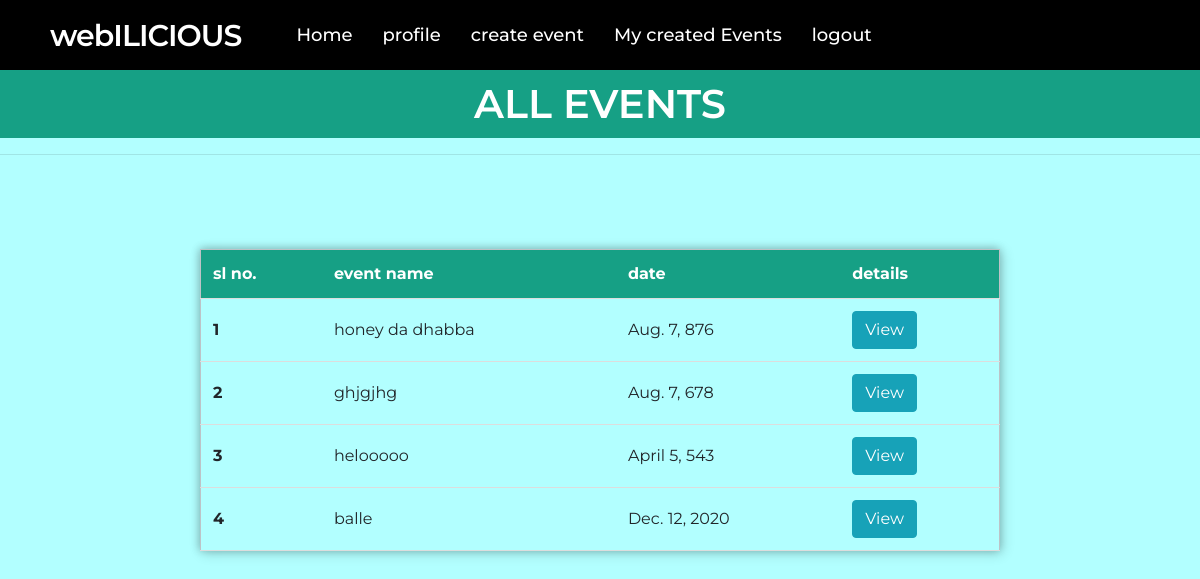
The app's page /user/myCreatedEvents (signed in) with its own data.
### user/models.py (models this page shows, shortened)
class Events(models.Model):
    hoster=models.ForeignKey(Profile,on_delete=models.CASCADE)
    name = models.CharField(max_length=100)
    description=models.CharField(max_length=100)
    fees = models.IntegerField()
    college = models.CharField(max_length=255)
    dateCreated= models.DateTimeField(auto_now_add=True)
    dateHost = models.DateField()

### user/views.py (the view)
# urls.py: path('myCreatedEvents',views.myCreatedEvents,name="myCreatedEvents"),
def myCreatedEvents(request):
    try:
        profile = Profile.objects.get(student_id=request.user.id)
        events = Events.objects.filter(hoster_id = profile.id)
        context = {'events': events,'item' : profile}
    except:
        events = []
        context = {'events': events,'item' : profile}
    return render(request,'user/ViewEvents.html',context)

### user/templates/user/ViewEvents.html (shortened to what this page needs)
{% extends 'user/base.html' %}
{% load static %}
{% block body %}
{% if item %}
<body>
    <h1>ALL EVENTS</h1>
    <hr>
    <table>
        <tr id="header">
            <th scope="col">sl no.</th>
            <th scope="col">event name</th>
            <th scope="col">date</th>
            <th scope="col">details</th>
        </tr>
        {%  for i in events %}
      <tr>
        <th scope="row">{{ forloop.counter }}</th>
        <td>{{ i.name }}</td>
        <td>{{ i.dateHost }}</td>
        <td>
        <a href="{%url 'eventDetails' i.id %}" class="btn btn-info text-white">View</a>
        </td>
      </tr>
      {% endfor %}
      {% else %}
      <h6 style="margin-top: 100px;color: #c9302c"> No events created yet </h6>
      {% endif %}
    </table>
</body>
{% endblock body %}

### static/css/base.css (style rules this page uses)
* { margin: 0; padding: 0; outline: none; box-sizing: border-box; font-family: 'Montserrat', sans-serif; }

### user/templates/user/ViewEvents.html (style rules this page uses)
body { padding: 0px; margin: 0; font-family: Verdana, Geneva, Tahoma, sans-serif; background-color : #B2FFFF; }
table { position: absolute; left: 50%; top: 50%; transform: translate(-50%, -50%); border-collapse: collapse; width: 800px; height: 200px; border: 1px solid #bdc3c7; box-shadow: 2px 2px 12px rgba(0, 0, 0, 0.2), -1px -1px 8px rgba(0, 0, 0, 0.2); }
tr { transition: all .2s ease-in; cursor: pointer; }
th, td { padding: 12px; text-align: left; border-bottom: 1px solid #ddd; }
#header { background-color: #16a085; color: #fff; }
h1 { font-weight: 600; text-align: center; background-color: #16a085; color: #fff; padding: 10px 0px; }

### records on screen
Events: name "honey da dhabba", dateHost "Aug. 7, 876"
Events: name "ghjgjhg", dateHost "Aug. 7, 678"
Events: name "helooooo", dateHost "April 5, 543"
Events: name "balle", dateHost "Dec. 12, 2020"
